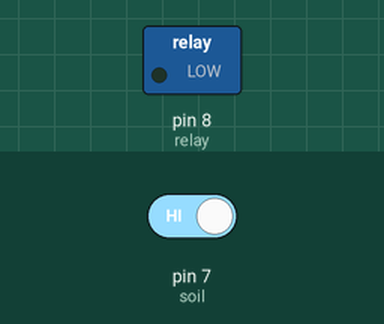
Simulated run of this sketch. Board: Arduino Uno, built with avr-gcc and run on an emulated ATmega328P. On the bench: switched loads named in the sketch (green lamp = pin HIGH). Inputs (shaded band) come from the test bench; at power-on: pin 7 (soil) HIGH.

Above: at 1.2 s.
1.3 s: pin 7 (soil) driven LOW
At 2.6 s:
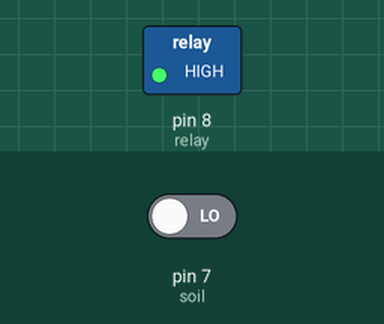
2.9 s: pin 7 (soil) driven HIGH
At 3.9 s:
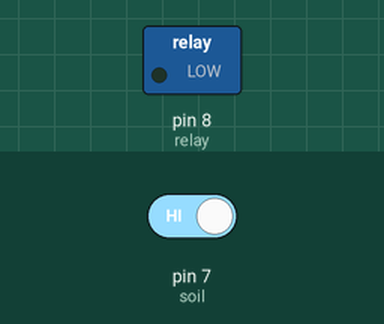
Timing chart, 0 to 5.9 s (numbered marks = the images above; inputs shaded):
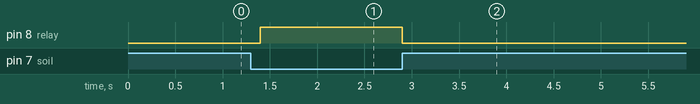

Measured:
- after the input at 1.3 s, pin 8 (relay): LOW → HIGH after 0.10 s
- after the input at 2.9 s, pin 8 (relay): HIGH → LOW at once

The sketch:

Smart_Irrigation_System.ino
```cpp
int soil = 7;
int relay = 8;

void setup() {
  pinMode(soil, INPUT);
  pinMode(relay, OUTPUT);


}

void loop() {

  if (digitalRead(soil) == LOW) {

    digitalWrite(relay, HIGH);
  }
  else {

    digitalWrite(relay, LOW);
    delay(200);
  }


}
```
